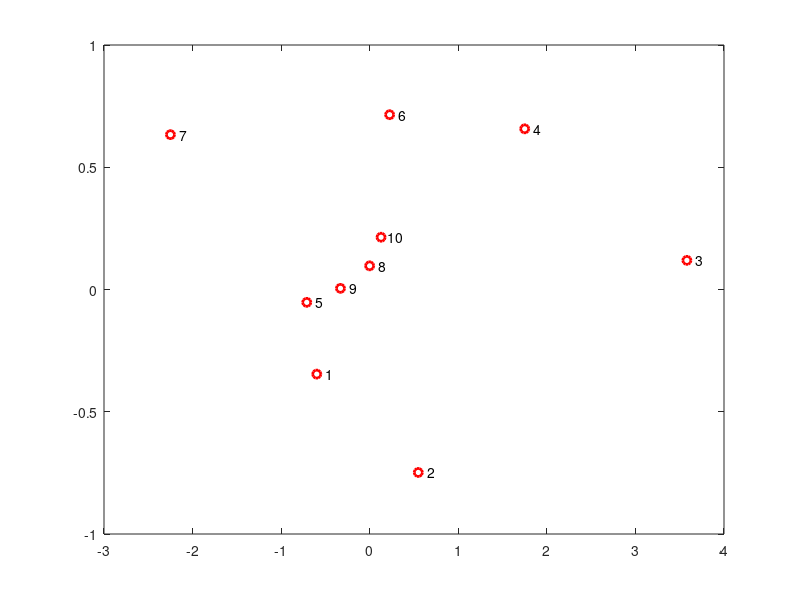

Write MATLAB code to recreate this figure. (Note: this script raises an error after producing the figure.)
%% Constructing Spline Curves in 2D and 3D
%
% This example shows how to use the |cscvn| command from Curve Fitting
% Toolbox(TM) to construct cubic spline curves in two and three dimensions.

% Copyright 1987-2014 The MathWorks, Inc.

%% Selecting the Points
% This example will show how to draw a smooth curve through a list of points, in
% the order in which they occur. First, we select some random points in the
% plane, and store them in a matrix, one point per _column_.
npts = 10;
xy = [randn(1,npts); randn(1,npts)];
plot(xy(1,:),xy(2,:),'ro','LineWidth',2);
text(xy(1,:), xy(2,:),[repmat('  ',npts,1), num2str((1:npts)')])
ax = gca;
ax.XTick = [];
ax.YTick = [];

%% Connecting the Points
% Next, construct the curve using the |cscvn| command and plot it using
% |fnplt|.
hold on
fnplt(cscvn(xy),'r',2)
hold off
%%
% You could also use the |getcurve| command if you wanted to input the list
% of points interactively.

%% 3-D Spline Curves
% It's just as easy to create spline curves in three dimensions. This time,
% we'll do something less random. First, we generate the points.
npts = 13;
t = linspace(0,8*pi,npts);
z = linspace(-1,1,npts);
omz = sqrt(1-z.^2);
xyz = [cos(t).*omz; sin(t).*omz; z];
plot3(xyz(1,:),xyz(2,:),xyz(3,:),'ro','LineWidth',2);
text(xyz(1,:),xyz(2,:),xyz(3,:),[repmat('  ',npts,1), num2str((1:npts)')])
ax = gca;
ax.XTick = [];
ax.YTick = [];
ax.ZTick = [];
box on

%% Connecting the Points
% Here is the 3D spline curve through these points provided by |cscvn|. By
% appending the first point to the end of the list, we get a smooth _closed_
% curve.
hold on
fnplt(cscvn(xyz(:,[1:end 1])),'r',2)
hold off


displayEndOfDemoMessage(mfilename)
